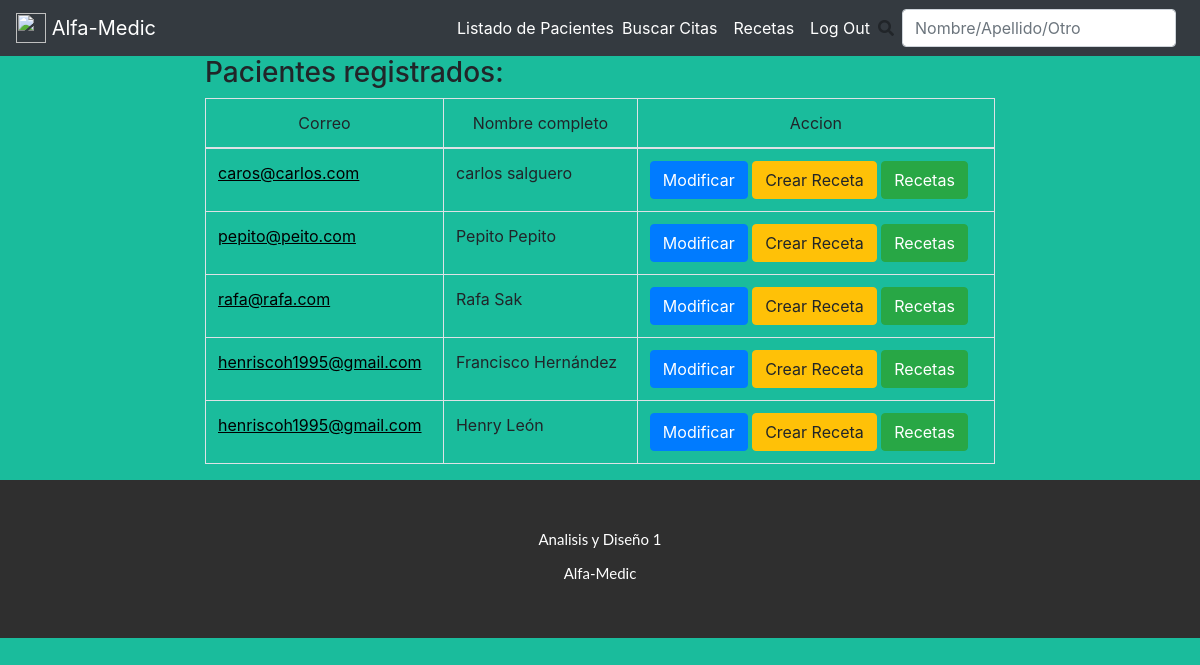
The page /listado_pacientes/ (signed in) on the database as committed earlier.
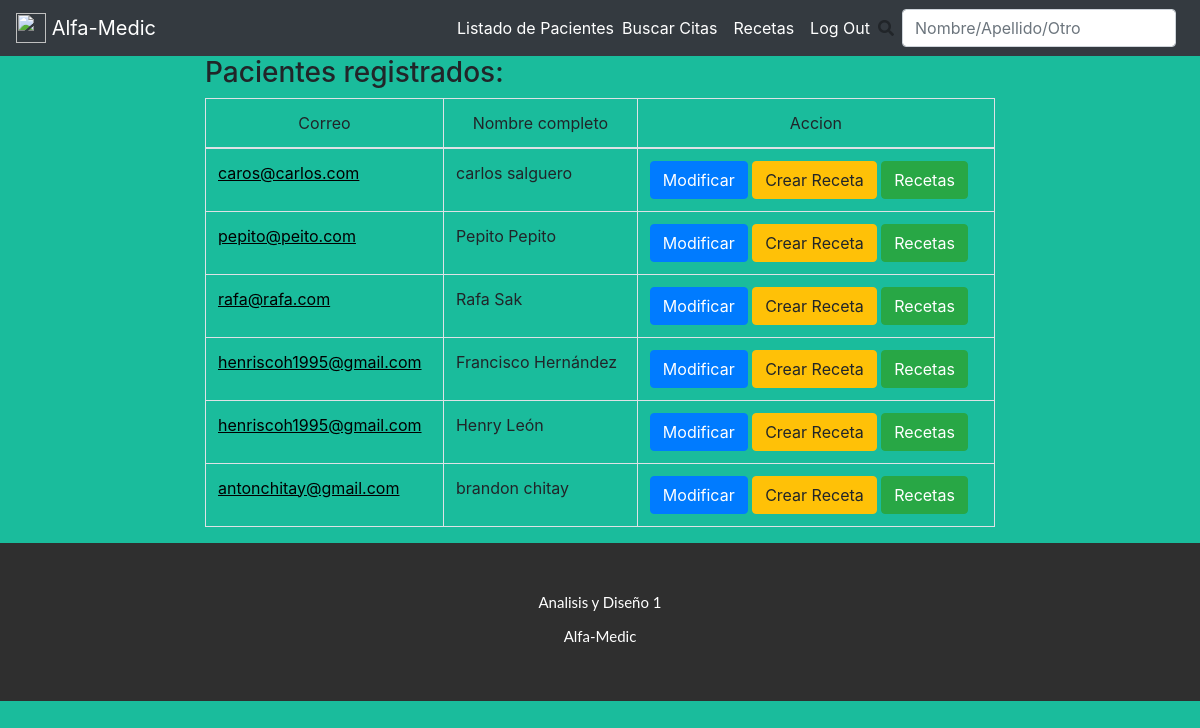
The same page on the database as committed later.
### users/models.py (models this page shows, shortened)
class Paciente(models.Model):
    GENERO_OPCIONES = [
        ('MASCULINO', 'Masculino'),
        ('FEMENINO', 'Femenino'),
    ]
    nombre = models.CharField(max_length=100)
    apellido = models.CharField(max_length=100)
    telefono = models.CharField(max_length=50, blank=True, null=True)
    telefono_emergencia = models.CharField(max_length=50, blank=True, null=True)
    correo = models.CharField(max_length=100)
    fecha_nacimiento = models.DateField() #DateField(input_formats=settings.DATE_INPUT_FORMATS, null=True, blan=True) para introducir la fecha dd-mm-DDDD
    direccion = models.CharField(max_length=200)
    descripccion = models.CharField(max_length=500, blank=True, null=True)
    sexo = models.CharField(max_length=10, choices=GENERO_OPCIONES, default='FEMENINO')

### users/views.py (the view)
# urls.py: path('listado_pacientes/', listado_pacientes, name='listado_pacientes'),
def listado_pacientes(request):
    if request.user.is_authenticated:
        pacientes=Paciente.objects.all()
        data={
            'lista_pacientes':pacientes
        }
        return render(request, 'users/listado_pacientes.html',data)
    else:
        return redirect('notFound')

### templates/users/listado_pacientes.html (shortened to what this page needs)
{%extends '_base.html'%}
{% block content %}
<div class="row" >
    <div class="col"></div>
    <div class="col-8" >
	<h3>
		Pacientes registrados:
	</h3>
	{% if lista_pacientes %}
	<table class="table table-bordered">
		<thead>
			<tr>
				<td style="text-align: center;">Correo</td>
				<td style="text-align: center;">Nombre completo </td>
				<td style="text-align: center;">Accion </td>
			</tr>
		</thead>
		<tbody>
			{% for paciente in lista_pacientes %}
			<tr>
				<td ><a style="color: black; " href="{% url 'detalle_paciente' paciente.correo %}"><u>{{ paciente.correo }}</u></a></td>
				<td>{{ paciente.nombre }}         {{ paciente.apellido }}</td>
				<td>
					<a class="btn btn-primary" href="{% url 'modificar_paciente' paciente.correo %}">Modificar</a>
					<a class="btn btn-warning" href="{% url 'ingresar_receta_off' paciente.pk %}">Crear Receta</a>
					<a class="btn btn-success" href="{% url 'recetas'%}">Recetas</a>
				</td>
			</tr>
			{% endfor %}
			{% endif %}
		</tbody>
	</table>
</div>
<div class="col"></div>
</div>
{% endblock %}

Rows that differ between the two databases and show on the page:
added Paciente: correo "antonchitay@gmail.com", nombre "brandon", apellido "chitay"
